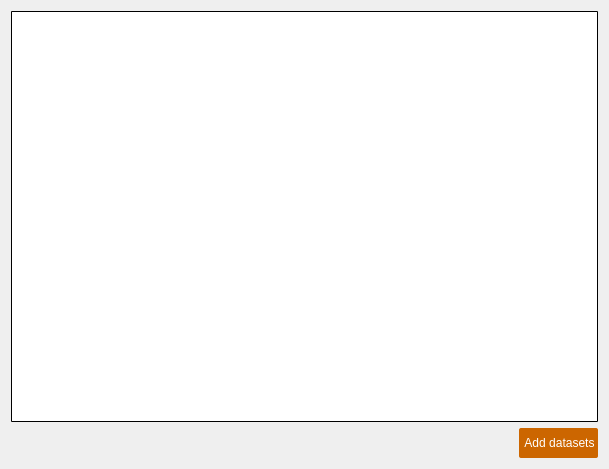
<?xml version="1.0" encoding="UTF-8"?>
<ui version="4.0">
 <class>DatasetBrowser</class>
 <widget class="QDialog" name="DatasetBrowser">
  <property name="geometry">
   <rect>
    <x>0</x>
    <y>0</y>
    <width>609</width>
    <height>469</height>
   </rect>
  </property>
  <property name="windowTitle">
   <string>Select input datasets</string>
  </property>
  <layout class="QGridLayout" name="gridLayout">
   <item row="1" column="1">
    <widget class="QPushButton" name="pushButton">
     <property name="sizePolicy">
      <sizepolicy hsizetype="Minimum" vsizetype="Fixed">
       <horstretch>0</horstretch>
       <verstretch>0</verstretch>
      </sizepolicy>
     </property>
     <property name="minimumSize">
      <size>
       <width>0</width>
       <height>30</height>
      </size>
     </property>
     <property name="styleSheet">
      <string notr="true">QPushButton{background-color: rgb(204, 102, 0); color: rgb(255, 255, 255); border-radius:2px; padding-left: 5px; padding-right: 3px;}
QPushButton:hover{background-color: rgb(244, 122, 0); color: rgb(255, 255, 255); padding-left: 5px; padding-right: 3px;}</string>
     </property>
     <property name="text">
      <string>Add datasets</string>
     </property>
    </widget>
   </item>
   <item row="1" column="0">
    <spacer name="horizontalSpacer">
     <property name="orientation">
      <enum>Qt::Horizontal</enum>
     </property>
     <property name="sizeHint" stdset="0">
      <size>
       <width>40</width>
       <height>20</height>
      </size>
     </property>
    </spacer>
   </item>
   <item row="0" column="0" colspan="2">
    <widget class="QTableView" name="tableViewDatasetBrowser">
     <property name="minimumSize">
      <size>
       <width>0</width>
       <height>0</height>
      </size>
     </property>
     <property name="styleSheet">
      <string notr="true">QTableView::item{ selection-background-color: rgb(0, 153, 200)}
QTableView:hover{color: rgb(255, 255, 255)}
QTableView{border-radius:1px;border-width:1px; border-color:rgb(0, 0, 0); border-style:solid}
QHeaderView::section { background-color: rgba(0, 153, 200, 0.2)}
QTableView QTableCornerButton::section  { background-color: rgba(0, 153, 200, 0.2)}</string>
     </property>
     <property name="sortingEnabled">
      <bool>true</bool>
     </property>
    </widget>
   </item>
  </layout>
 </widget>
 <resources/>
 <connections/>
</ui>
